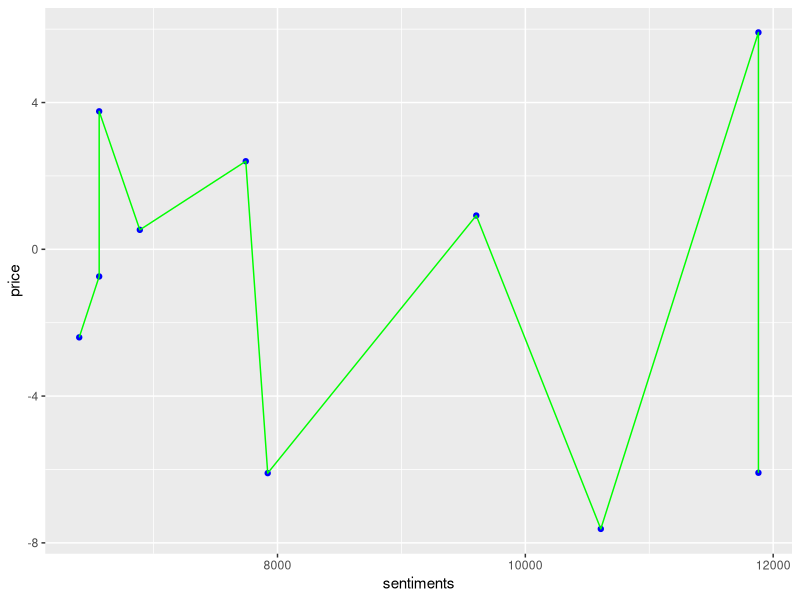

Write R code to recreate this figure.
setwd("C:/Users/HP/Desktop/thss")
dataset = read.csv("sentiment.csv")
dataset$anger = dataset$anger^2
dataset$anticipation = dataset$anticipation^2
dataset$disgust = dataset$disgust^2
dataset$fear = dataset$fear^2
dataset$joy = dataset$joy^2
dataset$sadness = dataset$sadness^2
dataset$surprise = dataset$surprise^2
dataset$trust = dataset$trust^2
dataset$negative = dataset$negative^2
dataset$positive = dataset$positive^2

poly_reg = lm(formula = price ~ .,
              data = dataset)

library(ggplot2)

ggplot()+
  
  geom_point(aes(x=dataset$positive , y = dataset$price),
             color = 'blue') +
  geom_line(aes(x= dataset$positive , y= predict(poly_reg , newdata = dataset)),
            color = 'green') +
  xlab('sentiments') +
  ylab('price')

y_predPoly = predict(poly_reg , data.frame(anger= 225 , anticipation= 2500 , disgust = 100 , fear = 361 , joy = 529 , sadness =250 , surprise = 169 , trust = 3364, negative = 841 , positive = 10609))
